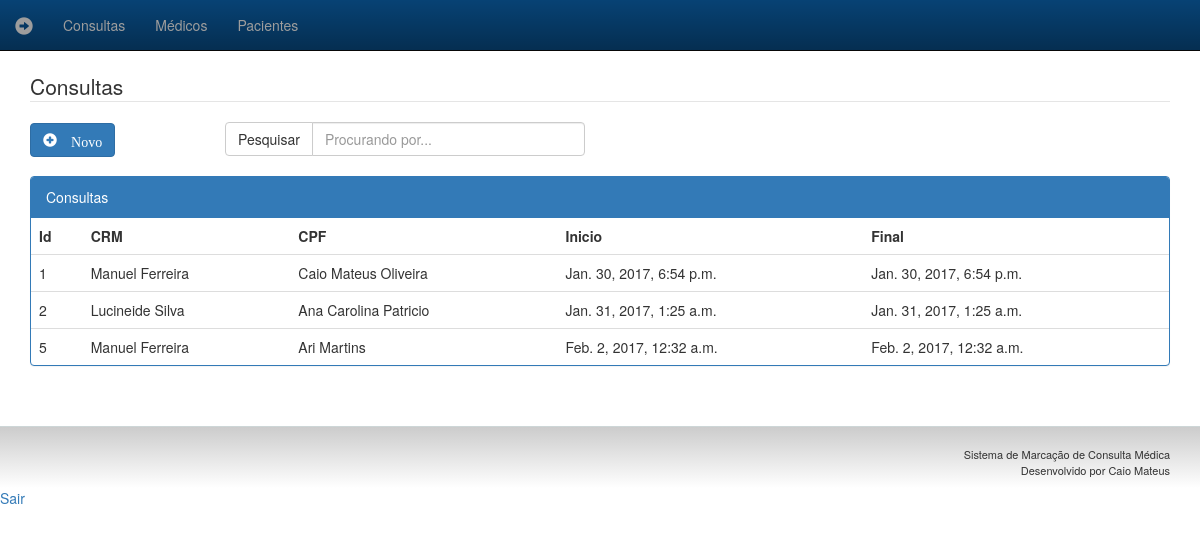
The app's page /consultas (signed in) with its own data.
### consulta/models.py (models this page shows, shortened)
class Consulta(models.Model):
	idconsulta = models.IntegerField()
	crm = models.ForeignKey(Medico)
	cpfpaciente = models.ForeignKey(Paciente, null=True)
	horario_inicial = models.DateTimeField(auto_now_add=True, blank=True)
	horario_final = models.DateTimeField(auto_now_add=True, blank=True)

class Medico(models.Model):
	nome = models.CharField(max_length=50)
	crm = models.CharField(max_length=30)
	especialidade = models.CharField(max_length=30)
	def __str__(self):
		return self.nome

class Paciente(models.Model):
	nome = models.CharField(max_length=50)
	cpf_paciente = models.IntegerField()
	data_de_nascimento = models.DateField()
	endereco = models.CharField(max_length=50)
	celular = models.IntegerField()
	telefone_fixo = models.IntegerField()
	def __str__(self):
		return self.nome

### consulta/views.py (the view)
# urls.py: url(r'^consultas$', views.consultas),
@login_required(login_url='login')
def consultas(request):
	consultas = Consulta.objects.all()
	teste = 'Consultas'
	template = loader.get_template('consultas.html')
	context = RequestContext(request,{'consultas':consultas})
	return HttpResponse(template.render(context))

### consulta/templates/consultas.html (shortened to what this page needs)
{% extends "base.html" %}
{% block conteudo %}
      <legend>Consultas</legend>
        <div class="row">
          <div class="col-md-2">
            <a href="django-model-forms"><button type="button" class="btn btn-primary glyphicon glyphicon-plus-sign"> Novo</button></a>
          </div>
          <div class="col-md-4">
            <div class="input-group">
                <span class="input-group-btn">
                  <button class="btn btn-default" type="button">Pesquisar</button>
                </span>
                <input type="text" class="form-control" placeholder="Procurando por...">
              </div>
          </div>
        </div>
        <div class="row">
          <div class="col-md-12">
          <br>
            <div class="panel panel-primary">
              <div class="panel-heading">Consultas</div>
              <table class="table">
                  <tr>
                    <th>Id</th>
                    <th>CRM</th>
                    <th>CPF</th>
                    <th>Inicio</th>
                    <th>Final</th>
                  </tr>
                  {%for consulta in consultas%}
                  <tr>
                    <td>{{consulta.idconsulta}}</td>
                    <td>{{consulta.crm}}</td>
                    <td>{{consulta.cpfpaciente}}</td>
                    <td>{{consulta.horario_inicial}}</td>
                    <td>{{consulta.horario_final}}</td>
                  </tr>
                  {% endfor %}
              </table>
            </div>
          </div>
        </div>
{% endblock %}

### records on screen
Consulta: idconsulta "1", crm "Manuel Ferreira", cpfpaciente "Caio Mateus Oliveira", horario_inicial "Jan. 30, 2017, 6:54 p.m.", horario_final "Jan. 30, 2017, 6:54 p.m."
Consulta: idconsulta "2", crm "Lucineide Silva", cpfpaciente "Ana Carolina Patricio", horario_inicial "Jan. 31, 2017, 1:25 a.m.", horario_final "Jan. 31, 2017, 1:25 a.m."
Consulta: idconsulta "5", crm "Manuel Ferreira", cpfpaciente "Ari Martins", horario_inicial "Feb. 2, 2017, 12:32 a.m.", horario_final "Feb. 2, 2017, 12:32 a.m."
